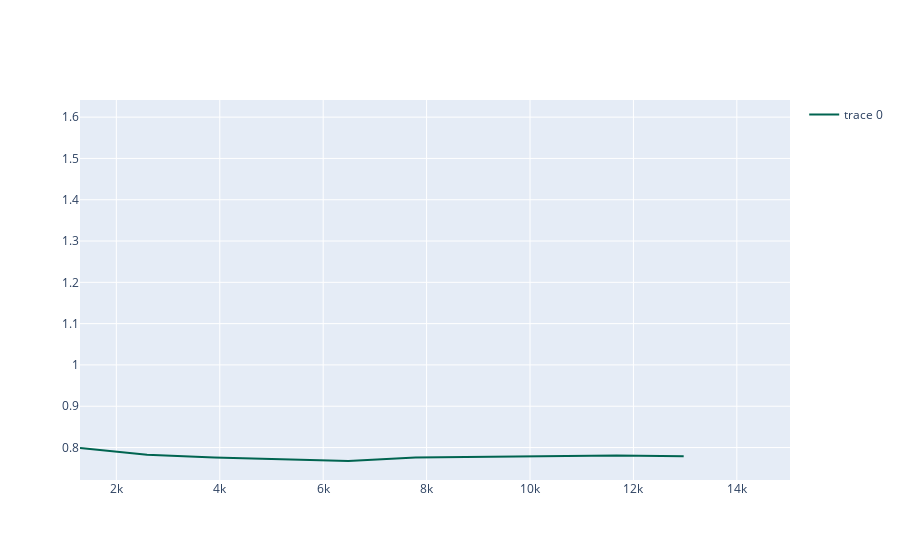

This figure's notebook cell:
### Code cell
def learning_curve_show(train_sizes, train_scores):
    
    train_scores_mean = np.mean(train_scores, axis=1)
    train_scores_max = np.max(train_scores, axis=1)
    train_scores_min = np.min(train_scores, axis=1)
    
    fig = go.Figure([
        go.Scatter(
            x=train_sizes,
            y=train_scores_mean,
            line=dict(color='rgb(0,100,80)'),
            mode='lines'
        ),
        go.Scatter(
            x=train_sizes+train_sizes[::-1], # x, then x reversed
            y=train_scores_max+train_scores_min[::-1], # upper, then lower reversed
            fill='toself',
            fillcolor='rgba(0,100,80,0.2)',
            line=dict(color='rgba(255,255,255,0)'),
            hoverinfo="skip",
            showlegend=False
        )
    ])
    fig.show()

learning_curve_show(train_sizes, train_scores)

### Figure 1 — Plotly figure (JSON) as saved in the notebook; plotly's stock layout.template omitted (floating-point values rounded to 4 significant figures)
{"data": [{"line": {"color": "rgb(0,100,80)"}, "mode": "lines", "type": "scatter", "x": [1297, 2594, 3891, 5188, 6486, 7783, 9080, 10377, 11674, 12972], "y": [0.7991, 0.7824, 0.7759, 0.7709, 0.7674, 0.7757, 0.778, 0.7801, 0.781, 0.7791]}, {"fill": "toself", "fillcolor": "rgba(0,100,80,0.2)", "hoverinfo": "skip", "line": {"color": "rgba(255,255,255,0)"}, "showlegend": false, "type": "scatter", "x": [14269, 14268, 14268, 14268, 14269, 14269, 14268, 14268, 14268, 14269], "y": [1.586, 1.559, 1.565, 1.553, 1.55, 1.536, 1.544, 1.547, 1.568, 1.57]}], "layout": {"autosize": true, "xaxis": {"autorange": true, "range": [1297, 15010.0], "type": "linear"}, "yaxis": {"autorange": true, "range": [0.7208, 1.652], "type": "linear"}}}
